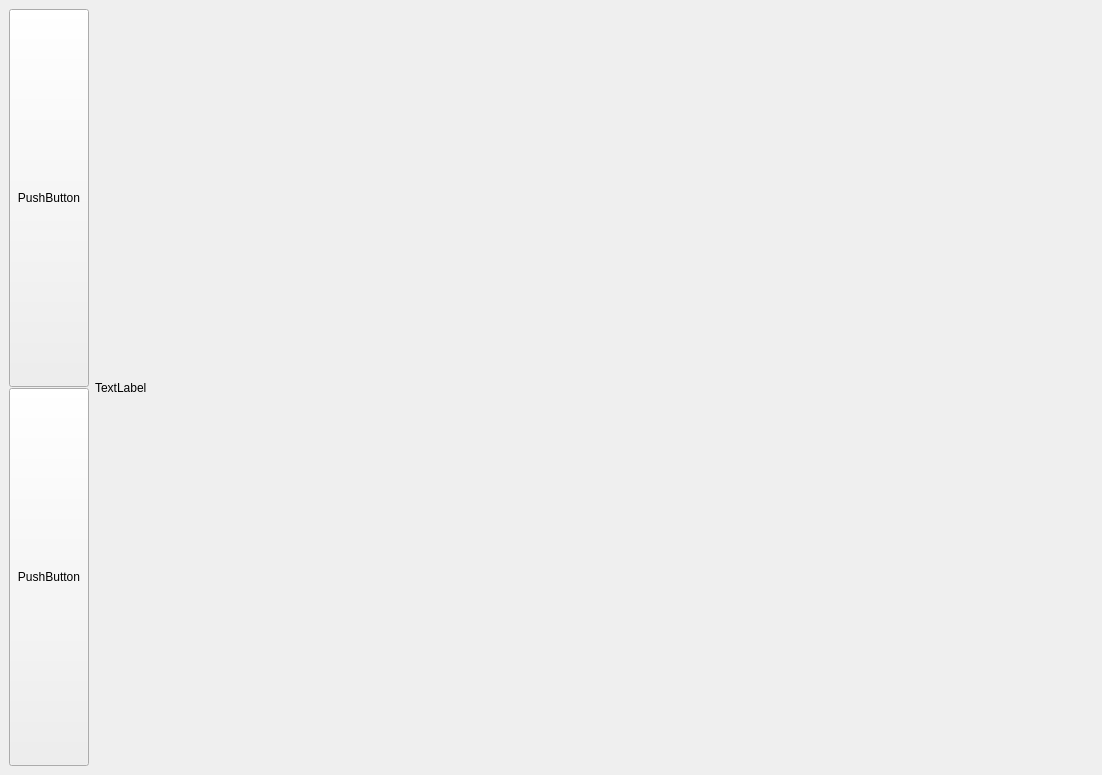
<?xml version="1.0" encoding="UTF-8"?>
<ui version="4.0">
 <class>MainWindow</class>
 <widget class="QMainWindow" name="MainWindow">
  <property name="geometry">
   <rect>
    <x>0</x>
    <y>0</y>
    <width>1102</width>
    <height>775</height>
   </rect>
  </property>
  <property name="windowTitle">
   <string>MainWindow</string>
  </property>
  <widget class="QWidget" name="centralwidget">
   <property name="sizePolicy">
    <sizepolicy hsizetype="Expanding" vsizetype="Expanding">
     <horstretch>0</horstretch>
     <verstretch>0</verstretch>
    </sizepolicy>
   </property>
   <layout class="QHBoxLayout" name="horizontalLayout" stretch="20,65535">
    <property name="sizeConstraint">
     <enum>QLayout::SetMinAndMaxSize</enum>
    </property>
    <item>
     <layout class="QVBoxLayout" name="verticalLayout" stretch="0,0">
      <property name="spacing">
       <number>1</number>
      </property>
      <property name="sizeConstraint">
       <enum>QLayout::SetFixedSize</enum>
      </property>
      <item>
       <widget class="QPushButton" name="pushButton_2">
        <property name="sizePolicy">
         <sizepolicy hsizetype="Expanding" vsizetype="Expanding">
          <horstretch>0</horstretch>
          <verstretch>0</verstretch>
         </sizepolicy>
        </property>
        <property name="text">
         <string>PushButton</string>
        </property>
       </widget>
      </item>
      <item>
       <widget class="QPushButton" name="pushButton">
        <property name="sizePolicy">
         <sizepolicy hsizetype="Expanding" vsizetype="Expanding">
          <horstretch>0</horstretch>
          <verstretch>0</verstretch>
         </sizepolicy>
        </property>
        <property name="text">
         <string>PushButton</string>
        </property>
       </widget>
      </item>
     </layout>
    </item>
    <item>
     <widget class="QLabel" name="label">
      <property name="text">
       <string>TextLabel</string>
      </property>
     </widget>
    </item>
   </layout>
  </widget>
 </widget>
 <resources/>
 <connections/>
</ui>
